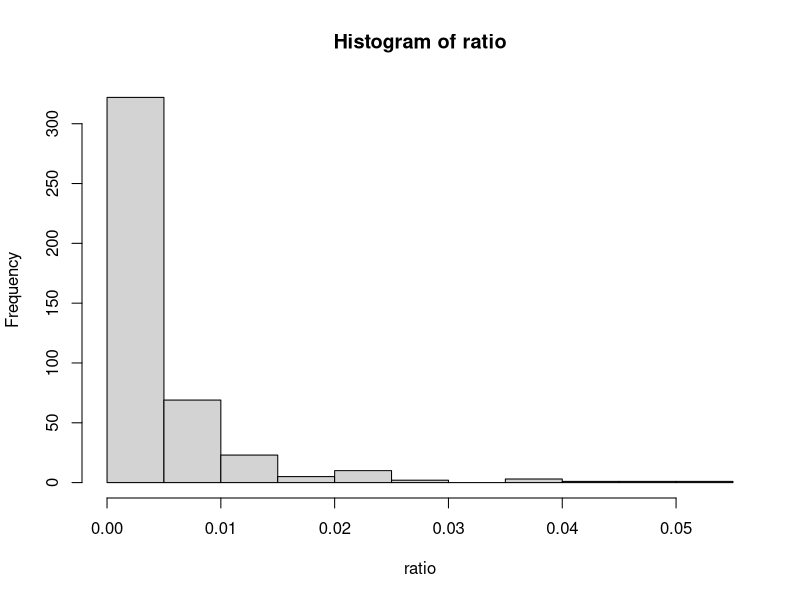
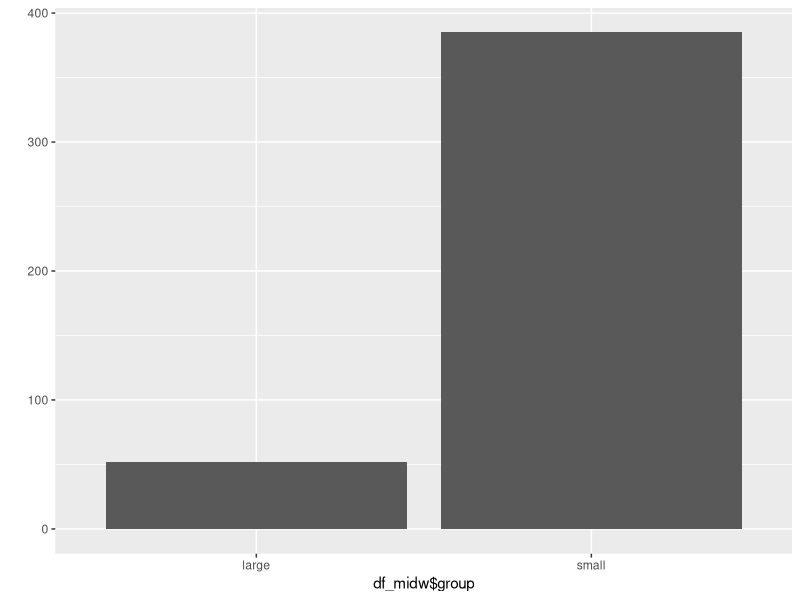

The R source for these figures, in order:
#Lecture 4 - Exercise Answers only
#Thomas Morris
library(ggplot2)
#Q1
df_mpg  <- as.data.frame(ggplot2::mpg)
#Q2
head(df_mpg$manufacturer, 20)
#Q3
tail(df_mpg$manufacturer, 10)
#Q4
dim(mpg)
#Q5
str(df_mpg$displ)
#NUM type
#Q6
min(df_mpg$year)
mean(df_mpg$cyl)
install.packages("dplyr")
library(dplyr)
#Q1
mpg_copy <- as.data.frame(ggplot2::mpg)
#Q2
mpg_copy <- rename(mpg_copy, city = cty)
mpg_copy <- rename(mpg_copy, highway = hwy)
#Q3
print(head(mpg_copy))
#Q4
mpg_copy$total<- (mpg_copy$city + mpg_copy$highway)
mpg_copy$mean <- (mpg_copy$city + mpg_copy$highway)/2
print(mpg_copy$total)
print(mpg_copy$mean)
#Q1
df_midw <- as.data.frame(ggplot2::midwest)
df_midw <- rename(df_midw, total = poptotal)
df_midw <- rename(df_midw, asian = popasian)
head(df_midw)
tail(df_midw)
View(df_midw)
dim(df_midw)
str(df_midw)
summary(df_midw)
#Q2
ratio <- (df_midw$asian/df_midw$total)
hist(ratio)
#Q3
meanAsian <- mean(df_midw$asian)
df_midw$group <- ifelse(df_midw$asian>=meanAsian, "large", "small")
table(df_midw$group)
qplot(df_midw$group)
